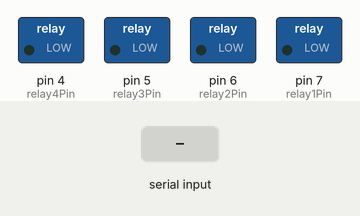
A sketch run on a simulated Arduino Uno, built with avr-gcc and run on an emulated ATmega328P. Parts: switched loads named in the sketch (green lamp = pin HIGH). The inputs (shaded band) are chosen by the test bench.

Above: at 1.2 s.
1.3 s: "1" received over Serial
At 1.8 s:
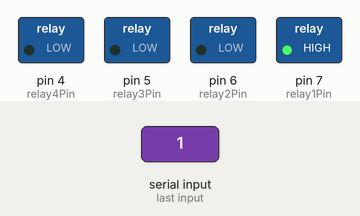
2.8 s: "2" received over Serial
At 3.6 s:
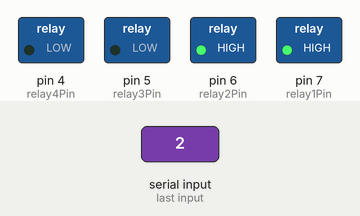
4.3 s: "3" received over Serial
At 4.7 s:
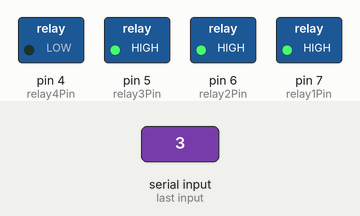
5.8 s: "4" received over Serial
At 7.0 s:
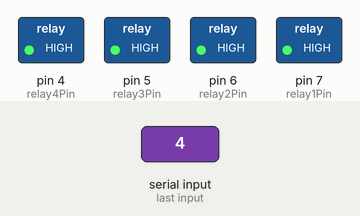
7.3 s: "5" received over Serial
At 8.2 s:
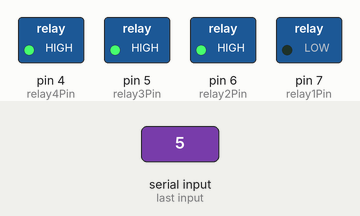
8.8 s: "6" received over Serial
At 9.4 s:
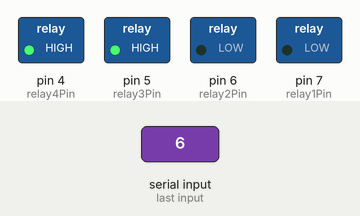
Timing chart, 0 to 11.3 s (numbered marks = the images above; inputs shaded):
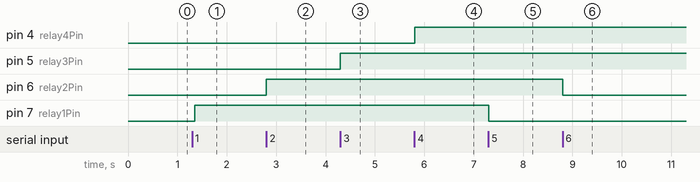

Measured:
- after the input at 1.3 s, pin 7 (relay1Pin): LOW → HIGH after 0.05 s
- after the input at 2.8 s, pin 6 (relay2Pin): LOW → HIGH at once
- after the input at 4.3 s, pin 5 (relay3Pin): LOW → HIGH at once
- after the input at 5.8 s, pin 4 (relay4Pin): LOW → HIGH at once
- after the input at 7.3 s, pin 7 (relay1Pin): HIGH → LOW at once
- after the input at 8.8 s, pin 6 (relay2Pin): HIGH → LOW at once

The sketch:

arduino_relay.ino
```cpp
//running on a arduino uno with a relay shild
#define relay1Pin 7
#define relay2Pin 6
#define relay3Pin 5
#define relay4Pin 4


void setup() {
  pinMode(relay1Pin, OUTPUT);
  pinMode(relay2Pin, OUTPUT);
  pinMode(relay3Pin, OUTPUT);
  pinMode(relay4Pin, OUTPUT);
  Serial.begin(9600);
}

// its on normaly open, so defualt low is off and high is on
void loop() {
  if (Serial.available() > 0) {
    char state = Serial.read();
    switch (state) {
      // trun on relays
      case '1':
        digitalWrite(relay1Pin, HIGH);
        //Serial.println("relay 1 ON");
        break;
      case '2':
        digitalWrite(relay2Pin, HIGH);
        //Serial.println("relay 2 ON");
        break;
      case '3':
        digitalWrite(relay3Pin, HIGH);
        //Serial.println("relay 3 ON");
        break;
      case '4':
        digitalWrite(relay4Pin, HIGH);
        //Serial.println("relay 4 ON");
        break;
      // trun off relays
      case '5':
        digitalWrite(relay1Pin, LOW);
        //Serial.println("relay 1 OFF");
        break;
      case '6':
        digitalWrite(relay2Pin, LOW);
        //Serial.println("relay 2 OFF");
        break;
      case '7':
        digitalWrite(relay3Pin, LOW);
        //Serial.println("relay 3 OFF");
        break;
      case '8':
        digitalWrite(relay4Pin, LOW);
        //Serial.println("relay 4 OFF");
        break;
      case '9':          // turn all relays off
        digitalWrite(relay4Pin, LOW);
        digitalWrite(relay3Pin, LOW);
        digitalWrite(relay2Pin, LOW);
        digitalWrite(relay1Pin, LOW);
        //Serial.println("All relays OFF");
        break;
      case '0':         // trun all relays on
        digitalWrite(relay4Pin, HIGH);
        digitalWrite(relay3Pin, HIGH);
        digitalWrite(relay2Pin, HIGH);
        digitalWrite(relay1Pin, HIGH);
        //Serial.println("All relays ON");
        break;
    }

  }
  delay(50);
}
```
